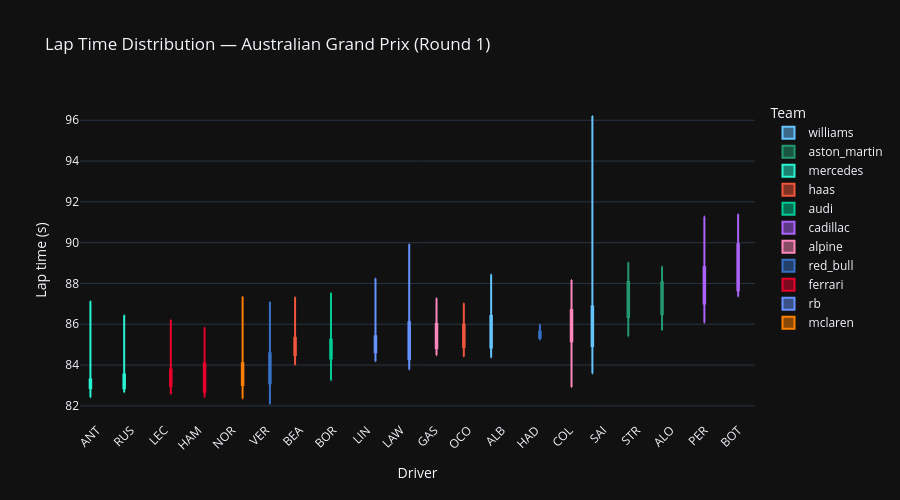
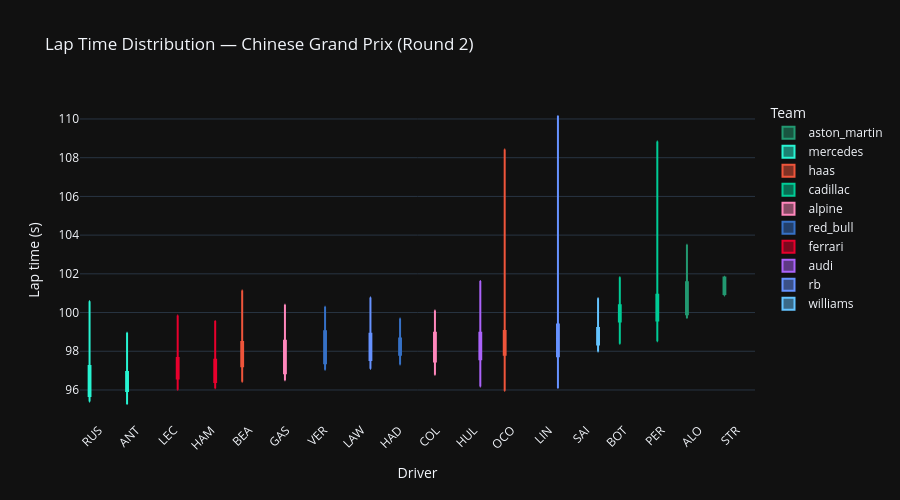

Notebook cell for these charts, in order:
### Markdown cell above
## 4. Consistency

### Code cell
# ── 4.1 Lap time distribution — box plot per driver ───────────────────────────
# Narrow IQR = consistent. Drivers ordered fastest to slowest median.
for rnd in sorted(rounds_loaded):
    race_name = race_results[race_results["round"] == rnd]["race_name"].iloc[0]
    df_rnd = lap_times[lap_times["round"] == rnd].copy()

    order = (
        df_rnd.groupby("abbreviation")["lap_time_seconds"]
        .median()
        .sort_values()
        .index.tolist()
    )

    fig = px.box(
        df_rnd,
        x="abbreviation",
        y="lap_time_seconds",
        color="team_id",
        color_discrete_map=TEAM_COLORS,
        category_orders={"abbreviation": order},
        title=f"Lap Time Distribution — {race_name} (Round {rnd})",
        labels={
            "abbreviation": "Driver",
            "lap_time_seconds": "Lap time (s)",
            "team_id": "Team",
        },
        template=PLOTLY_TEMPLATE,
        points=False,
    )
    fig.update_layout(height=500, xaxis_tickangle=-45)
    fig.show()

### Figure 1 — Plotly figure (JSON) as saved in the notebook; plotly's stock layout.template omitted (floating-point values rounded to 4 significant figures)
{"data": [{"alignmentgroup": "True", "boxpoints": false, "hovertemplate": "Team=williams<br>Driver=%{x}<br>Lap time (s)=%{y}<extra></extra>", "legendgroup": "williams", "marker": {"color": "#64C4FF"}, "name": "williams", "notched": false, "offsetgroup": "williams", "orientation": "v", "showlegend": true, "type": "box", "x": ["ALB", "ALB", "ALB", "ALB", "ALB", "ALB", "ALB", "ALB", "ALB", "ALB", "ALB", "ALB", "ALB", "ALB", "ALB", "ALB", "ALB", "ALB", "ALB", "ALB", "ALB", "ALB", "ALB", "ALB", "ALB", "ALB", "ALB", "ALB", "ALB", "ALB", "ALB", "ALB", "ALB", "ALB", "ALB", "ALB", "ALB", "ALB", "ALB", "ALB", "ALB", "ALB", "ALB", "ALB", "ALB", "ALB", "ALB", "ALB", "ALB", "SAI", "SAI", "SAI", "SAI", "SAI", "SAI", "SAI", "SAI", "SAI", "SAI", "SAI", "SAI", "SAI", "SAI", "SAI", "SAI", "SAI", "SAI", "SAI", "SAI", "SAI", "SAI", "SAI", "SAI", "SAI", "SAI", "SAI", "SAI", "SAI", "SAI", "SAI", "SAI", "SAI", "SAI", "SAI", "SAI", "SAI", "SAI", "SAI", "SAI", "SAI", "SAI", "SAI", "SAI", "SAI", "SAI"], "x0": " ", "xaxis": "x", "y": [87.78, 87.51, 87.91, 87.18, 86.44, 85.69, 85.56, 85.73, 86.03, 85.38, 85.03, 88.43, 85.66, 85.04, 85.06, 85.3, 85.26, 85.33, 85.57, 85.78, 85.73, 86.64, 86.61, 86.47, 86.52, 86.46, 84.45, 84.38, 85.05, 86.34, 84.86, 86.67, 84.88, 84.86, 84.96, 84.84, 84.7, 84.78, 84.81, 84.77, 84.78, 84.86, 84.75, 84.76, 85.02, 84.86, 85.0, 86.39, 86.27, 87.98, 88.09, 87.22, 87.51, 86.87, 85.7, 85.43, 85.83, 86.2, 84.93, 84.82, 84.94, 85.15, 85.39, 85.41, 85.37, 85.6, 85.7, 86.12, 86.14, 86.12, 86.8, 88.05, 87.09, 86.64, 87.39, 84.88, 84.8, 85.21, 87.2, 87.27, 86.22, 86.72, 85.36, 85.29, 85.53, 96.21, 84.98, 83.92, 83.6, 83.87, 83.59, 87.96, 84.27, 83.81, 84.82], "y0": " ", "yaxis": "y"}, {"alignmentgroup": "True", "boxpoints": false, "hovertemplate": "Team=aston_martin<br>Driver=%{x}<br>Lap time (s)=%{y}<extra></extra>", "legendgroup": "aston_martin", "marker": {"color": "#229971"}, "name": "aston_martin", "notched": false, "offsetgroup": "aston_martin", "orientation": "v", "showlegend": true, "type": "box", "x": ["ALO", "ALO", "ALO", "ALO", "ALO", "ALO", "ALO", "ALO", "ALO", "ALO", "ALO", "ALO", "ALO", "ALO", "ALO", "ALO", "STR", "STR", "STR", "STR", "STR", "STR", "STR", "STR", "STR", "STR", "STR", "STR", "STR", "STR", "STR", "STR", "STR", "STR", "STR", "STR", "STR", "STR", "STR", "STR", "STR", "STR", "STR", "STR", "STR"], "x0": " ", "xaxis": "x", "y": [87.6, 88.03, 87.42, 88.83, 88.76, 87.88, 86.79, 87.04, 87.47, 85.71, 86.13, 86.38, 85.91, 88.14, 86.64, 88.08, 88.77, 88.58, 88.08, 88.19, 88.2, 87.99, 87.64, 88.07, 87.61, 87.01, 86.87, 87.37, 88.1, 87.92, 87.48, 87.51, 87.12, 89.03, 86.07, 86.06, 87.42, 86.39, 86.53, 85.41, 86.32, 86.37, 85.44, 85.71, 85.92], "y0": " ", "yaxis": "y"}, {"alignmentgroup": "True", "boxpoints": false, "hovertemplate": "Team=mercedes<br>Driver=%{x}<br>Lap time (s)=%{y}<extra></extra>", "legendgroup": "mercedes", "marker": {"color": "#27F4D2"}, "name": "mercedes", "notched": false, "offsetgroup": "mercedes", "orientation": "v", "showlegend": true, "type": "box", "x": ["ANT", "ANT", "ANT", "ANT", "ANT", "ANT", "ANT", "ANT", "ANT", "ANT", "ANT", "ANT", "ANT", "ANT", "ANT", "ANT", "ANT", "ANT", "ANT", "ANT", "ANT", "ANT", "ANT", "ANT", "ANT", "ANT", "ANT", "ANT", "ANT", "ANT", "ANT", "ANT", "ANT", "ANT", "ANT", "ANT", "ANT", "ANT", "ANT", "ANT", "ANT", "ANT", "ANT", "ANT", "ANT", "ANT", "ANT", "ANT", "ANT", "RUS", "RUS", "RUS", "RUS", "RUS", "RUS", "RUS", "RUS", "RUS", "RUS", "RUS", "RUS", "RUS", "RUS", "RUS", "RUS", "RUS", "RUS", "RUS", "RUS", "RUS", "RUS", "RUS", "RUS", "RUS", "RUS", "RUS", "RUS", "RUS", "RUS", "RUS", "RUS", "RUS", "RUS", "RUS", "RUS", "RUS", "RUS", "RUS", "RUS", "RUS", "RUS", "RUS", "RUS", "RUS", "RUS", "RUS", "RUS", "RUS", "RUS"], "x0": " ", "xaxis": "x", "y": [87.13, 85.46, 85.41, 84.5, 84.02, 83.83, 83.68, 83.91, 84.04, 83.29, 83.62, 83.26, 82.78, 82.86, 82.58, 83.22, 84.55, 83.14, 83.1, 83.03, 82.97, 82.89, 82.88, 83.24, 83.02, 83.29, 82.86, 82.97, 82.99, 82.92, 82.67, 82.93, 82.94, 83.02, 83.08, 83.12, 83.04, 83.07, 82.99, 83.25, 82.9, 82.62, 82.56, 82.61, 82.84, 82.93, 82.6, 82.42, 82.65, 85.01, 86.44, 84.79, 84.02, 84.64, 84.1, 85.19, 85.98, 84.11, 83.97, 82.83, 82.92, 82.77, 82.67, 82.89, 82.83, 83.47, 82.88, 83.09, 83.19, 83.39, 83.49, 83.27, 83.15, 83.54, 83.84, 83.02, 82.73, 82.84, 82.86, 82.74, 82.92, 83.07, 83.05, 82.89, 82.86, 83.48, 83.75, 83.03, 83.03, 82.84, 83.09, 82.76, 83.11, 83.07, 83.1, 82.67, 82.76, 83.19, 83.35], "y0": " ", "yaxis": "y"}, {"alignmentgroup": "True", "boxpoints": false, "hovertemplate": "Team=haas<br>Driver=%{x}<br>Lap time (s)=%{y}<extra></extra>", "legendgroup": "haas", "marker": {"color": "#EF553B"}, "name": "haas", "notched": false, "offsetgroup": "haas", "orientation": "v", "showlegend": true, "type": "box", "x": ["BEA", "BEA", "BEA", "BEA", "BEA", "BEA", "BEA", "BEA", "BEA", "BEA", "BEA", "BEA", "BEA", "BEA", "BEA", "BEA", "BEA", "BEA", "BEA", "BEA", "BEA", "BEA", "BEA", "BEA", "BEA", "BEA", "BEA", "BEA", "BEA", "BEA", "BEA", "BEA", "BEA", "BEA", "BEA", "BEA", "BEA", "BEA", "BEA", "BEA", "BEA", "BEA", "BEA", "BEA", "BEA", "BEA", "BEA", "BEA", "BEA", "OCO", "OCO", "OCO", "OCO", "OCO", "OCO", "OCO", "OCO", "OCO", "OCO", "OCO", "OCO", "OCO", "OCO", "OCO", "OCO", "OCO", "OCO", "OCO", "OCO", "OCO", "OCO", "OCO", "OCO", "OCO", "OCO", "OCO", "OCO", "OCO", "OCO", "OCO", "OCO", "OCO", "OCO", "OCO", "OCO", "OCO", "OCO", "OCO", "OCO", "OCO", "OCO", "OCO", "OCO", "OCO", "OCO", "OCO", "OCO", "OCO"], "x0": " ", "xaxis": "x", "y": [87.32, 86.38, 85.92, 86.0, 85.97, 85.19, 86.05, 85.4, 85.67, 85.63, 84.56, 84.56, 84.81, 85.19, 84.2, 84.02, 84.97, 84.69, 84.06, 84.16, 84.28, 84.22, 85.31, 84.51, 84.63, 85.01, 84.91, 84.6, 84.5, 85.09, 84.76, 86.99, 85.05, 84.5, 84.55, 84.61, 84.13, 84.55, 84.76, 84.4, 84.28, 84.47, 84.23, 84.26, 84.61, 84.61, 84.5, 86.44, 86.65, 87.03, 86.57, 86.19, 86.81, 85.57, 85.09, 85.03, 85.55, 85.63, 85.3, 85.36, 85.43, 85.72, 86.71, 86.57, 84.82, 84.65, 85.25, 84.42, 84.7, 84.8, 84.74, 84.77, 84.97, 85.31, 85.05, 85.2, 85.02, 85.46, 86.97, 85.91, 85.43, 85.16, 85.25, 85.11, 86.6, 85.23, 86.22, 86.33, 85.02, 85.11, 86.81, 86.3, 84.58, 84.62, 84.91, 84.58, 84.53, 84.57], "y0": " ", "yaxis": "y"}, {"alignmentgroup": "True", "boxpoints": false, "hovertemplate": "Team=audi<br>Driver=%{x}<br>Lap time (s)=%{y}<extra></extra>", "legendgroup": "audi", "marker": {"color": "#00cc96"}, "name": "audi", "notched": false, "offsetgroup": "audi", "orientation": "v", "showlegend": true, "type": "box", "x": ["BOR", "BOR", "BOR", "BOR", "BOR", "BOR", "BOR", "BOR", "BOR", "BOR", "BOR", "BOR", "BOR", "BOR", "BOR", "BOR", "BOR", "BOR", "BOR", "BOR", "BOR", "BOR", "BOR", "BOR", "BOR", "BOR", "BOR", "BOR", "BOR", "BOR", "BOR", "BOR", "BOR", "BOR", "BOR", "BOR", "BOR", "BOR", "BOR", "BOR", "BOR", "BOR", "BOR", "BOR", "BOR", "BOR", "BOR", "BOR", "BOR"], "x0": " ", "xaxis": "x", "y": [87.54, 86.32, 86.03, 86.33, 87.46, 85.78, 85.47, 85.22, 85.56, 85.96, 84.82, 84.98, 85.06, 85.2, 85.04, 84.43, 84.33, 84.33, 84.37, 84.53, 84.53, 84.44, 84.69, 84.36, 84.15, 83.98, 83.95, 83.66, 83.73, 85.12, 84.83, 84.7, 84.47, 83.8, 83.64, 83.74, 83.26, 83.35, 83.98, 85.01, 84.89, 84.32, 85.64, 84.36, 86.06, 84.55, 85.27, 84.52, 84.82], "y0": " ", "yaxis": "y"}, {"alignmentgroup": "True", "boxpoints": false, "hovertemplate": "Team=cadillac<br>Driver=%{x}<br>Lap time (s)=%{y}<extra></extra>", "legendgroup": "cadillac", "marker": {"color": "#ab63fa"}, "name": "cadillac", "notched": false, "offsetgroup": "cadillac", "orientation": "v", "showlegend": true, "type": "box", "x": ["BOT", "BOT", "BOT", "BOT", "BOT", "BOT", "BOT", "BOT", "BOT", "BOT", "BOT", "PER", "PER", "PER", "PER", "PER", "PER", "PER", "PER", "PER", "PER", "PER", "PER", "PER", "PER", "PER", "PER", "PER", "PER", "PER", "PER", "PER", "PER", "PER", "PER", "PER", "PER", "PER", "PER", "PER", "PER", "PER", "PER", "PER", "PER", "PER", "PER", "PER", "PER", "PER", "PER", "PER", "PER", "PER", "PER", "PER"], "x0": " ", "xaxis": "x", "y": [90.15, 89.22, 88.06, 87.74, 87.8, 87.46, 87.36, 87.68, 87.66, 91.39, 91.33, 88.76, 88.09, 87.22, 88.03, 87.59, 87.62, 87.18, 87.05, 87.59, 87.08, 88.14, 91.28, 88.61, 86.49, 87.26, 89.08, 87.46, 89.28, 87.09, 88.59, 88.35, 89.25, 86.93, 87.42, 90.51, 87.15, 89.23, 88.89, 87.08, 86.93, 87.1, 89.2, 89.22, 87.96, 86.31, 88.09, 86.07, 86.15, 86.21, 86.08, 86.2, 86.41, 86.13, 89.96, 88.96], "y0": " ", "yaxis": "y"}, {"alignmentgroup": "True", "boxpoints": false, "hovertemplate": "Team=alpine<br>Driver=%{x}<br>Lap time (s)=%{y}<extra></extra>", "legendgroup": "alpine", "marker": {"color": "#FF87BC"}, "name": "alpine", "notched": false, "offsetgroup": "alpine", "orientation": "v", "showlegend": true, "type": "box", "x": ["COL", "COL", "COL", "COL", "COL", "COL", "COL", "COL", "COL", "COL", "COL", "COL", "COL", "COL", "COL", "COL", "COL", "COL", "COL", "COL", "COL", "COL", "COL", "COL", "COL", "COL", "COL", "COL", "COL", "COL", "COL", "COL", "COL", "COL", "COL", "COL", "COL", "COL", "COL", "COL", "COL", "COL", "COL", "COL", "COL", "GAS", "GAS", "GAS", "GAS", "GAS", "GAS", "GAS", "GAS", "GAS", "GAS", "GAS", "GAS", "GAS", "GAS", "GAS", "GAS", "GAS", "GAS", "GAS", "GAS", "GAS", "GAS", "GAS", "GAS", "GAS", "GAS", "GAS", "GAS", "GAS", "GAS", "GAS", "GAS", "GAS", "GAS", "GAS", "GAS", "GAS", "GAS", "GAS", "GAS", "GAS", "GAS", "GAS", "GAS", "GAS", "GAS", "GAS", "GAS", "GAS"], "x0": " ", "xaxis": "x", "y": [88.17, 86.94, 86.81, 87.51, 87.51, 86.07, 85.82, 86.66, 85.6, 85.91, 85.71, 85.33, 84.93, 85.01, 85.14, 85.45, 85.22, 85.17, 85.63, 86.17, 86.48, 85.57, 87.26, 85.71, 86.07, 85.63, 87.43, 87.05, 87.01, 86.96, 86.67, 86.47, 85.28, 85.38, 85.24, 84.94, 82.93, 83.26, 83.72, 85.63, 85.15, 87.12, 83.99, 83.91, 83.62, 87.28, 86.37, 85.89, 87.04, 85.99, 85.08, 84.96, 85.44, 86.67, 85.75, 84.82, 84.69, 85.2, 86.58, 85.68, 84.59, 84.5, 84.85, 84.54, 84.77, 84.66, 84.8, 85.1, 85.24, 85.27, 85.2, 85.03, 85.18, 86.33, 86.09, 85.27, 86.13, 85.32, 84.88, 84.98, 85.03, 87.17, 85.35, 86.5, 84.98, 85.28, 84.93, 86.46, 86.53, 84.79, 84.52, 84.59, 84.49, 84.84], "y0": " ", "yaxis": "y"}, {"alignmentgroup": "True", "boxpoints": false, "hovertemplate": "Team=red_bull<br>Driver=%{x}<br>Lap time (s)=%{y}<extra></extra>", "legendgroup": "red_bull", "marker": {"color": "#3671C6"}, "name": "red_bull", "notched": false, "offsetgroup": "red_bull", "orientation": "v", "showlegend": true, "type": "box", "x": ["HAD", "HAD", "HAD", "HAD", "HAD", "HAD", "HAD", "HAD", "HAD", "VER", "VER", "VER", "VER", "VER", "VER", "VER", "VER", "VER", "VER", "VER", "VER", "VER", "VER", "VER", "VER", "VER", "VER", "VER", "VER", "VER", "VER", "VER", "VER", "VER", "VER", "VER", "VER", "VER", "VER", "VER", "VER", "VER", "VER", "VER", "VER", "VER", "VER", "VER", "VER", "VER", "VER", "VER", "VER", "VER", "VER", "VER", "VER"], "x0": " ", "xaxis": "x", "y": [85.99, 85.56, 85.34, 85.36, 85.88, 85.44, 85.31, 85.24, 85.36, 86.83, 87.1, 86.57, 84.88, 84.97, 85.38, 84.71, 85.07, 85.13, 84.1, 84.61, 84.76, 83.57, 83.54, 83.46, 83.52, 83.47, 83.55, 83.36, 83.74, 83.46, 83.44, 83.39, 83.51, 83.59, 83.93, 84.56, 83.97, 83.67, 83.91, 83.72, 84.59, 82.09, 82.52, 82.45, 82.81, 82.49, 82.91, 82.94, 82.74, 82.69, 82.68, 83.11, 83.09, 83.21, 83.11, 83.47, 83.53], "y0": " ", "yaxis": "y"}, {"alignmentgroup": "True", "boxpoints": false, "hovertemplate": "Team=ferrari<br>Driver=%{x}<br>Lap time (s)=%{y}<extra></extra>", "legendgroup": "ferrari", "marker": {"color": "#E8002D"}, "name": "ferrari", "notched": false, "offsetgroup": "ferrari", "orientation": "v", "showlegend": true, "type": "box", "x": ["HAM", "HAM", "HAM", "HAM", "HAM", "HAM", "HAM", "HAM", "HAM", "HAM", "HAM", "HAM", "HAM", "HAM", "HAM", "HAM", "HAM", "HAM", "HAM", "HAM", "HAM", "HAM", "HAM", "HAM", "HAM", "HAM", "HAM", "HAM", "HAM", "HAM", "HAM", "HAM", "HAM", "HAM", "HAM", "HAM", "HAM", "HAM", "HAM", "HAM", "HAM", "HAM", "HAM", "HAM", "HAM", "HAM", "HAM", "HAM", "LEC", "LEC", "LEC", "LEC", "LEC", "LEC", "LEC", "LEC", "LEC", "LEC", "LEC", "LEC", "LEC", "LEC", "LEC", "LEC", "LEC", "LEC", "LEC", "LEC", "LEC", "LEC", "LEC", "LEC", "LEC", "LEC", "LEC", "LEC", "LEC", "LEC", "LEC", "LEC", "LEC", "LEC", "LEC", "LEC", "LEC", "LEC", "LEC", "LEC", "LEC", "LEC", "LEC", "LEC", "LEC", "LEC", "LEC", "LEC"], "x0": " ", "xaxis": "x", "y": [84.63, 84.87, 85.07, 84.5, 84.7, 84.36, 84.41, 85.84, 84.25, 84.07, 83.7, 83.41, 84.05, 83.62, 83.51, 83.38, 84.33, 83.66, 84.08, 83.76, 83.47, 83.13, 83.19, 83.78, 83.32, 83.34, 83.09, 82.69, 82.54, 82.55, 82.65, 82.64, 82.56, 82.84, 82.53, 82.94, 82.68, 82.76, 82.83, 83.31, 82.68, 83.01, 83.17, 82.55, 82.42, 82.5, 82.72, 82.64, 86.21, 85.45, 84.55, 83.98, 84.82, 84.03, 85.56, 85.6, 83.98, 83.8, 83.77, 83.51, 84.36, 83.32, 83.42, 83.48, 83.66, 83.11, 83.09, 82.99, 83.03, 82.93, 82.95, 83.17, 83.54, 84.38, 83.24, 82.58, 82.73, 82.93, 83.0, 82.85, 82.75, 83.09, 83.16, 82.89, 82.95, 82.9, 83.36, 83.2, 82.99, 83.05, 83.01, 83.05, 82.83, 82.97, 83.1, 83.32], "y0": " ", "yaxis": "y"}, {"alignmentgroup": "True", "boxpoints": false, "hovertemplate": "Team=rb<br>Driver=%{x}<br>Lap time (s)=%{y}<extra></extra>", "legendgroup": "rb", "marker": {"color": "#6692FF"}, "name": "rb", "notched": false, "offsetgroup": "rb", "orientation": "v", "showlegend": true, "type": "box", "x": ["LAW", "LAW", "LAW", "LAW", "LAW", "LAW", "LAW", "LAW", "LAW", "LAW", "LAW", "LAW", "LAW", "LAW", "LAW", "LAW", "LAW", "LAW", "LAW", "LAW", "LAW", "LAW", "LAW", "LAW", "LAW", "LAW", "LAW", "LAW", "LAW", "LAW", "LAW", "LAW", "LAW", "LAW", "LAW", "LAW", "LAW", "LAW", "LAW", "LAW", "LAW", "LAW", "LAW", "LAW", "LAW", "LAW", "LAW", "LAW", "LAW", "LIN", "LIN", "LIN", "LIN", "LIN", "LIN", "LIN", "LIN", "LIN", "LIN", "LIN", "LIN", "LIN", "LIN", "LIN", "LIN", "LIN", "LIN", "LIN", "LIN", "LIN", "LIN", "LIN", "LIN", "LIN", "LIN", "LIN", "LIN", "LIN", "LIN", "LIN", "LIN", "LIN", "LIN", "LIN", "LIN", "LIN", "LIN", "LIN", "LIN", "LIN", "LIN", "LIN", "LIN", "LIN", "LIN", "LIN", "LIN"], "x0": " ", "xaxis": "x", "y": [88.54, 86.87, 86.66, 87.14, 87.96, 86.64, 85.89, 86.03, 85.75, 85.23, 86.79, 89.92, 85.84, 85.07, 84.91, 85.04, 85.07, 86.53, 85.25, 84.97, 85.17, 85.38, 85.25, 85.65, 85.79, 85.87, 84.21, 86.73, 85.74, 84.42, 84.12, 84.08, 83.92, 84.05, 84.23, 84.07, 84.31, 84.02, 83.78, 84.22, 83.93, 83.91, 84.46, 84.67, 85.16, 84.53, 85.12, 86.89, 86.32, 87.22, 85.5, 86.07, 86.23, 85.39, 85.19, 85.26, 85.34, 85.56, 84.88, 85.9, 85.1, 85.42, 84.18, 84.29, 84.91, 84.55, 84.26, 84.2, 84.36, 84.47, 84.92, 84.28, 84.88, 84.67, 84.54, 84.7, 84.52, 84.8, 85.95, 88.24, 85.41, 85.41, 84.86, 84.75, 84.64, 84.69, 84.77, 84.86, 84.77, 84.72, 84.37, 85.21, 86.15, 88.17, 84.61, 84.69, 84.69], "y0": " ", "yaxis": "y"}, {"alignmentgroup": "True", "boxpoints": false, "hovertemplate": "Team=mclaren<br>Driver=%{x}<br>Lap time (s)=%{y}<extra></extra>", "legendgroup": "mclaren", "marker": {"color": "#FF8000"}, "name": "mclaren", "notched": false, "offsetgroup": "mclaren", "orientation": "v", "showlegend": true, "type": "box", "x": ["NOR", "NOR", "NOR", "NOR", "NOR", "NOR", "NOR", "NOR", "NOR", "NOR", "NOR", "NOR", "NOR", "NOR", "NOR", "NOR", "NOR", "NOR", "NOR", "NOR", "NOR", "NOR", "NOR", "NOR", "NOR", "NOR", "NOR", "NOR", "NOR", "NOR", "NOR", "NOR", "NOR", "NOR", "NOR", "NOR", "NOR", "NOR", "NOR", "NOR", "NOR", "NOR", "NOR", "NOR", "NOR", "NOR", "NOR", "NOR", "NOR"], "x0": " ", "xaxis": "x", "y": [87.34, 86.86, 85.86, 85.57, 85.04, 84.98, 85.3, 85.64, 85.3, 84.23, 83.78, 83.91, 84.05, 83.97, 83.69, 83.53, 83.39, 83.5, 83.4, 83.9, 84.04, 84.08, 83.96, 84.09, 84.08, 84.79, 83.32, 83.45, 83.42, 84.0, 83.4, 83.76, 83.35, 83.29, 83.19, 82.89, 82.91, 82.78, 82.95, 82.8, 82.76, 82.6, 82.78, 82.36, 82.8, 82.87, 82.84, 83.42, 83.05], "y0": " ", "yaxis": "y"}], "layout": {"boxmode": "group", "height": 500, "legend": {"title": {"text": "Team"}, "tracegroupgap": 0}, "title": {"text": "Lap Time Distribution — Australian Grand Prix (Round 1)"}, "xaxis": {"anchor": "y", "categoryarray": ["ANT", "RUS", "LEC", "HAM", "NOR", "VER", "BEA", "BOR", "LIN", "LAW", "GAS", "OCO", "ALB", "HAD", "COL", "SAI", "STR", "ALO", "PER", "BOT"], "categoryorder": "array", "domain": [0, 1], "tickangle": -45, "title": {"text": "Driver"}}, "yaxis": {"anchor": "x", "domain": [0, 1], "title": {"text": "Lap time (s)"}}}}

### Figure 2 — Plotly figure (JSON) as saved in the notebook; plotly's stock layout.template omitted (floating-point values rounded to 4 significant figures)
{"data": [{"alignmentgroup": "True", "boxpoints": false, "hovertemplate": "Team=aston_martin<br>Driver=%{x}<br>Lap time (s)=%{y}<extra></extra>", "legendgroup": "aston_martin", "marker": {"color": "#229971"}, "name": "aston_martin", "notched": false, "offsetgroup": "aston_martin", "orientation": "v", "showlegend": true, "type": "box", "x": ["ALO", "ALO", "ALO", "ALO", "ALO", "ALO", "ALO", "ALO", "ALO", "ALO", "ALO", "ALO", "ALO", "ALO", "ALO", "ALO", "ALO", "ALO", "ALO", "ALO", "ALO", "ALO", "ALO", "ALO", "ALO", "STR", "STR", "STR", "STR", "STR", "STR", "STR", "STR"], "x0": " ", "xaxis": "x", "y": [102.3, 101.6, 100.5, 101.6, 101.8, 101.7, 101.1, 101.6, 103.5, 101.2, 100.3, 100.4, 101.2, 100.4, 100.3, 99.81, 99.94, 99.8, 99.77, 99.72, 99.75, 100.2, 99.75, 99.94, 100.3, 101.8, 101.8, 101.9, 101.0, 101.0, 101.0, 101.2, 100.9], "y0": " ", "yaxis": "y"}, {"alignmentgroup": "True", "boxpoints": false, "hovertemplate": "Team=mercedes<br>Driver=%{x}<br>Lap time (s)=%{y}<extra></extra>", "legendgroup": "mercedes", "marker": {"color": "#27F4D2"}, "name": "mercedes", "notched": false, "offsetgroup": "mercedes", "orientation": "v", "showlegend": true, "type": "box", "x": ["ANT", "ANT", "ANT", "ANT", "ANT", "ANT", "ANT", "ANT", "ANT", "ANT", "ANT", "ANT", "ANT", "ANT", "ANT", "ANT", "ANT", "ANT", "ANT", "ANT", "ANT", "ANT", "ANT", "ANT", "ANT", "ANT", "ANT", "ANT", "ANT", "ANT", "ANT", "ANT", "ANT", "ANT", "ANT", "ANT", "ANT", "ANT", "ANT", "ANT", "ANT", "ANT", "ANT", "ANT", "ANT", "ANT", "ANT", "ANT", "ANT", "ANT", "ANT", "RUS", "RUS", "RUS", "RUS", "RUS", "RUS", "RUS", "RUS", "RUS", "RUS", "RUS", "RUS", "RUS", "RUS", "RUS", "RUS", "RUS", "RUS", "RUS", "RUS", "RUS", "RUS", "RUS", "RUS", "RUS", "RUS", "RUS", "RUS", "RUS", "RUS", "RUS", "RUS", "RUS", "RUS", "RUS", "RUS", "RUS", "RUS", "RUS", "RUS", "RUS", "RUS", "RUS", "RUS", "RUS", "RUS", "RUS", "RUS", "RUS", "RUS", "RUS"], "x0": " ", "xaxis": "x", "y": [98.31, 98.01, 97.39, 97.53, 97.17, 97.41, 97.32, 97.36, 98.96, 98.22, 96.6, 96.56, 97.06, 96.82, 96.76, 96.93, 96.61, 96.81, 96.51, 96.51, 96.59, 96.59, 96.59, 96.38, 96.17, 96.11, 95.98, 96.44, 96.02, 96.04, 96.01, 96.16, 95.53, 95.49, 96.15, 95.34, 95.93, 95.94, 95.33, 95.53, 95.28, 95.5, 95.71, 95.52, 95.66, 96.01, 95.28, 97.53, 96.18, 96.38, 96.93, 98.08, 98.12, 97.09, 97.46, 97.38, 97.38, 97.27, 97.26, 100.6, 98.91, 97.53, 96.42, 96.31, 96.67, 96.62, 96.66, 96.89, 96.56, 97.44, 98.06, 97.19, 97.77, 96.97, 96.16, 96.44, 96.21, 95.98, 96.11, 95.85, 96.16, 95.91, 95.53, 95.53, 95.5, 95.64, 95.64, 96.66, 95.64, 95.54, 95.68, 96.41, 95.67, 96.09, 95.87, 95.68, 95.53, 95.55, 95.69, 96.46, 95.69, 95.4], "y0": " ", "yaxis": "y"}, {"alignmentgroup": "True", "boxpoints": false, "hovertemplate": "Team=haas<br>Driver=%{x}<br>Lap time (s)=%{y}<extra></extra>", "legendgroup": "haas", "marker": {"color": "#EF553B"}, "name": "haas", "notched": false, "offsetgroup": "haas", "orientation": "v", "showlegend": true, "type": "box", "x": ["BEA", "BEA", "BEA", "BEA", "BEA", "BEA", "BEA", "BEA", "BEA", "BEA", "BEA", "BEA", "BEA", "BEA", "BEA", "BEA", "BEA", "BEA", "BEA", "BEA", "BEA", "BEA", "BEA", "BEA", "BEA", "BEA", "BEA", "BEA", "BEA", "BEA", "BEA", "BEA", "BEA", "BEA", "BEA", "BEA", "BEA", "BEA", "BEA", "BEA", "BEA", "BEA", "BEA", "BEA", "BEA", "BEA", "BEA", "BEA", "BEA", "BEA", "BEA", "OCO", "OCO", "OCO", "OCO", "OCO", "OCO", "OCO", "OCO", "OCO", "OCO", "OCO", "OCO", "OCO", "OCO", "OCO", "OCO", "OCO", "OCO", "OCO", "OCO", "OCO", "OCO", "OCO", "OCO", "OCO", "OCO", "OCO", "OCO", "OCO", "OCO", "OCO", "OCO", "OCO", "OCO", "OCO", "OCO", "OCO", "OCO", "OCO", "OCO", "OCO", "OCO", "OCO", "OCO", "OCO", "OCO"], "x0": " ", "xaxis": "x", "y": [101.1, 99.72, 99.18, 99.5, 98.61, 99.32, 99.44, 99.71, 99.24, 99.29, 98.27, 98.34, 98.2, 99.01, 98.62, 98.53, 97.87, 97.61, 97.86, 97.68, 97.39, 97.41, 97.64, 97.68, 97.28, 97.58, 97.5, 97.27, 97.39, 97.42, 97.48, 97.24, 97.22, 97.04, 97.15, 97.03, 97.71, 97.21, 97.42, 97.23, 97.3, 96.81, 97.24, 97.64, 96.99, 96.83, 96.78, 96.68, 96.79, 96.65, 96.43, 99.74, 99.08, 99.1, 98.85, 98.76, 99.09, 99.02, 99.02, 100.3, 99.04, 99.42, 98.36, 98.67, 99.91, 98.99, 99.82, 98.7, 98.33, 98.85, 98.33, 97.83, 98.12, 98.67, 96.93, 97.1, 108.4, 98.47, 98.04, 98.82, 97.83, 97.69, 98.02, 98.07, 97.9, 98.01, 99.76, 97.85, 99.15, 96.46, 96.75, 96.43, 96.48, 97.67, 96.64, 95.96, 96.28], "y0": " ", "yaxis": "y"}, {"alignmentgroup": "True", "boxpoints": false, "hovertemplate": "Team=cadillac<br>Driver=%{x}<br>Lap time (s)=%{y}<extra></extra>", "legendgroup": "cadillac", "marker": {"color": "#00cc96"}, "name": "cadillac", "notched": false, "offsetgroup": "cadillac", "orientation": "v", "showlegend": true, "type": "box", "x": ["BOT", "BOT", "BOT", "BOT", "BOT", "BOT", "BOT", "BOT", "BOT", "BOT", "BOT", "BOT", "BOT", "BOT", "BOT", "BOT", "BOT", "BOT", "BOT", "BOT", "BOT", "BOT", "BOT", "BOT", "BOT", "BOT", "BOT", "BOT", "BOT", "BOT", "BOT", "BOT", "BOT", "BOT", "BOT", "BOT", "BOT", "BOT", "BOT", "BOT", "BOT", "BOT", "BOT", "BOT", "BOT", "BOT", "BOT", "BOT", "BOT", "BOT", "PER", "PER", "PER", "PER", "PER", "PER", "PER", "PER", "PER", "PER", "PER", "PER", "PER", "PER", "PER", "PER", "PER", "PER", "PER", "PER", "PER", "PER", "PER", "PER", "PER", "PER", "PER", "PER", "PER", "PER", "PER", "PER", "PER", "PER", "PER", "PER", "PER", "PER", "PER", "PER", "PER", "PER", "PER", "PER", "PER", "PER", "PER", "PER", "PER", "PER"], "x0": " ", "xaxis": "x", "y": [101.6, 101.8, 100.9, 101.4, 100.3, 100.9, 101.3, 101.3, 101.3, 100.0, 99.74, 100.2, 100.1, 100.2, 99.98, 100.0, 99.81, 99.97, 99.85, 99.81, 99.74, 100.8, 99.64, 99.57, 99.69, 99.77, 99.54, 101.1, 99.69, 99.54, 100.6, 99.44, 100.0, 99.73, 100.6, 100.1, 99.02, 99.46, 98.91, 100.4, 99.66, 98.93, 99.14, 99.21, 99.33, 99.58, 99.42, 99.35, 99.42, 98.39, 101.1, 101.2, 100.9, 101.0, 100.6, 100.9, 101.1, 101.8, 101.8, 100.0, 99.62, 102.2, 99.32, 99.73, 100.1, 99.68, 99.62, 99.75, 99.74, 100.5, 100.0, 100.3, 99.58, 100.4, 100.0, 99.98, 99.8, 100.1, 100.2, 99.48, 99.55, 99.61, 100.1, 99.62, 99.59, 100.6, 99.13, 101.2, 104.0, 108.8, 101.0, 99.88, 100.2, 99.46, 98.52, 99.01, 99.53, 98.96, 99.08, 98.9], "y0": " ", "yaxis": "y"}, {"alignmentgroup": "True", "boxpoints": false, "hovertemplate": "Team=alpine<br>Driver=%{x}<br>Lap time (s)=%{y}<extra></extra>", "legendgroup": "alpine", "marker": {"color": "#FF87BC"}, "name": "alpine", "notched": false, "offsetgroup": "alpine", "orientation": "v", "showlegend": true, "type": "box", "x": ["COL", "COL", "COL", "COL", "COL", "COL", "COL", "COL", "COL", "COL", "COL", "COL", "COL", "COL", "COL", "COL", "COL", "COL", "COL", "COL", "COL", "COL", "COL", "COL", "COL", "COL", "COL", "COL", "COL", "COL", "COL", "COL", "COL", "COL", "COL", "COL", "COL", "COL", "COL", "COL", "COL", "COL", "COL", "COL", "COL", "COL", "COL", "COL", "GAS", "GAS", "GAS", "GAS", "GAS", "GAS", "GAS", "GAS", "GAS", "GAS", "GAS", "GAS", "GAS", "GAS", "GAS", "GAS", "GAS", "GAS", "GAS", "GAS", "GAS", "GAS", "GAS", "GAS", "GAS", "GAS", "GAS", "GAS", "GAS", "GAS", "GAS", "GAS", "GAS", "GAS", "GAS", "GAS", "GAS", "GAS", "GAS", "GAS", "GAS", "GAS", "GAS", "GAS", "GAS", "GAS", "GAS", "GAS", "GAS", "GAS", "GAS"], "x0": " ", "xaxis": "x", "y": [99.31, 98.92, 98.86, 98.91, 98.73, 98.81, 98.96, 99.04, 99.47, 98.83, 100.1, 98.38, 98.95, 99.57, 98.95, 99.32, 99.18, 98.49, 98.45, 98.38, 98.07, 98.29, 99.3, 98.72, 98.23, 97.8, 97.23, 96.78, 97.02, 96.96, 96.82, 97.22, 96.84, 97.45, 97.53, 97.38, 97.08, 97.43, 97.14, 97.5, 97.6, 99.05, 97.59, 97.78, 98.02, 99.61, 98.69, 98.24, 98.92, 98.92, 98.72, 98.47, 98.3, 98.64, 98.43, 98.61, 100.4, 98.88, 98.64, 98.24, 97.59, 99.33, 99.5, 99.21, 99.34, 98.07, 98.37, 98.57, 97.82, 98.16, 98.22, 97.57, 98.13, 97.63, 97.25, 97.12, 97.19, 97.29, 97.1, 96.75, 96.67, 96.75, 96.86, 97.21, 97.03, 96.88, 96.76, 96.89, 96.75, 97.58, 97.01, 96.75, 97.04, 96.75, 96.64, 96.5, 96.68, 96.64, 96.57], "y0": " ", "yaxis": "y"}, {"alignmentgroup": "True", "boxpoints": false, "hovertemplate": "Team=red_bull<br>Driver=%{x}<br>Lap time (s)=%{y}<extra></extra>", "legendgroup": "red_bull", "marker": {"color": "#3671C6"}, "name": "red_bull", "notched": false, "offsetgroup": "red_bull", "orientation": "v", "showlegend": true, "type": "box", "x": ["HAD", "HAD", "HAD", "HAD", "HAD", "HAD", "HAD", "HAD", "HAD", "HAD", "HAD", "HAD", "HAD", "HAD", "HAD", "HAD", "HAD", "HAD", "HAD", "HAD", "HAD", "HAD", "HAD", "HAD", "HAD", "HAD", "HAD", "HAD", "HAD", "HAD", "HAD", "HAD", "HAD", "HAD", "HAD", "HAD", "HAD", "HAD", "HAD", "HAD", "HAD", "HAD", "HAD", "HAD", "HAD", "HAD", "HAD", "HAD", "HAD", "HAD", "VER", "VER", "VER", "VER", "VER", "VER", "VER", "VER", "VER", "VER", "VER", "VER", "VER", "VER", "VER", "VER", "VER", "VER", "VER", "VER", "VER", "VER", "VER", "VER", "VER", "VER", "VER", "VER", "VER", "VER", "VER", "VER", "VER", "VER", "VER", "VER", "VER", "VER"], "x0": " ", "xaxis": "x", "y": [98.81, 99.09, 98.82, 98.26, 98.46, 98.66, 98.66, 99.33, 99.16, 99.69, 98.95, 98.82, 98.76, 99.27, 99.13, 98.39, 98.44, 98.88, 98.62, 98.37, 98.29, 98.36, 98.08, 97.92, 97.87, 98.09, 97.82, 98.04, 97.94, 97.75, 97.84, 97.58, 97.65, 97.94, 97.92, 97.35, 97.65, 97.36, 97.62, 97.31, 98.2, 98.01, 97.83, 97.69, 98.0, 97.81, 97.94, 97.92, 97.8, 97.54, 100.3, 99.08, 99.12, 99.58, 99.21, 99.57, 99.47, 99.57, 99.07, 98.95, 98.27, 97.35, 99.03, 98.53, 98.77, 98.15, 98.04, 97.88, 97.87, 97.38, 97.64, 97.37, 97.67, 97.59, 97.52, 97.76, 97.38, 97.41, 97.49, 97.23, 97.15, 97.06, 97.05, 97.25, 97.41, 97.38, 97.12, 97.09], "y0": " ", "yaxis": "y"}, {"alignmentgroup": "True", "boxpoints": false, "hovertemplate": "Team=ferrari<br>Driver=%{x}<br>Lap time (s)=%{y}<extra></extra>", "legendgroup": "ferrari", "marker": {"color": "#E8002D"}, "name": "ferrari", "notched": false, "offsetgroup": "ferrari", "orientation": "v", "showlegend": true, "type": "box", "x": ["HAM", "HAM", "HAM", "HAM", "HAM", "HAM", "HAM", "HAM", "HAM", "HAM", "HAM", "HAM", "HAM", "HAM", "HAM", "HAM", "HAM", "HAM", "HAM", "HAM", "HAM", "HAM", "HAM", "HAM", "HAM", "HAM", "HAM", "HAM", "HAM", "HAM", "HAM", "HAM", "HAM", "HAM", "HAM", "HAM", "HAM", "HAM", "HAM", "HAM", "HAM", "HAM", "HAM", "HAM", "HAM", "HAM", "HAM", "HAM", "HAM", "HAM", "HAM", "LEC", "LEC", "LEC", "LEC", "LEC", "LEC", "LEC", "LEC", "LEC", "LEC", "LEC", "LEC", "LEC", "LEC", "LEC", "LEC", "LEC", "LEC", "LEC", "LEC", "LEC", "LEC", "LEC", "LEC", "LEC", "LEC", "LEC", "LEC", "LEC", "LEC", "LEC", "LEC", "LEC", "LEC", "LEC", "LEC", "LEC", "LEC", "LEC", "LEC", "LEC", "LEC", "LEC", "LEC", "LEC", "LEC", "LEC", "LEC", "LEC", "LEC", "LEC"], "x0": " ", "xaxis": "x", "y": [99.56, 98.59, 98.23, 97.64, 97.96, 98.22, 97.93, 98.37, 98.97, 97.07, 96.93, 96.7, 97.12, 97.1, 96.92, 96.97, 97.01, 97.05, 98.22, 97.89, 96.74, 99.23, 97.22, 96.77, 96.69, 96.5, 96.63, 96.5, 96.75, 97.34, 97.0, 96.65, 96.88, 98.09, 96.95, 96.47, 96.52, 96.22, 96.24, 96.4, 96.31, 96.2, 96.15, 96.39, 96.24, 96.13, 96.3, 96.2, 96.44, 96.09, 96.1, 98.56, 99.15, 97.83, 97.86, 98.14, 97.99, 97.79, 98.13, 99.85, 97.2, 97.31, 96.88, 96.6, 96.86, 96.83, 96.7, 96.64, 96.81, 97.28, 97.68, 97.57, 97.87, 97.08, 97.11, 96.8, 96.41, 96.62, 96.55, 96.73, 98.51, 97.25, 96.77, 96.76, 96.99, 98.26, 96.84, 96.8, 96.58, 96.65, 97.22, 96.27, 96.2, 96.23, 96.33, 96.39, 96.74, 96.32, 96.32, 96.21, 96.13, 96.01], "y0": " ", "yaxis": "y"}, {"alignmentgroup": "True", "boxpoints": false, "hovertemplate": "Team=audi<br>Driver=%{x}<br>Lap time (s)=%{y}<extra></extra>", "legendgroup": "audi", "marker": {"color": "#ab63fa"}, "name": "audi", "notched": false, "offsetgroup": "audi", "orientation": "v", "showlegend": true, "type": "box", "x": ["HUL", "HUL", "HUL", "HUL", "HUL", "HUL", "HUL", "HUL", "HUL", "HUL", "HUL", "HUL", "HUL", "HUL", "HUL", "HUL", "HUL", "HUL", "HUL", "HUL", "HUL", "HUL", "HUL", "HUL", "HUL", "HUL", "HUL", "HUL", "HUL", "HUL", "HUL", "HUL", "HUL", "HUL", "HUL", "HUL", "HUL", "HUL", "HUL", "HUL", "HUL", "HUL", "HUL", "HUL", "HUL", "HUL", "HUL", "HUL"], "x0": " ", "xaxis": "x", "y": [101.6, 99.91, 99.52, 99.26, 98.78, 99.39, 99.03, 99.16, 100.9, 99.2, 99.57, 99.23, 98.87, 98.38, 98.82, 98.39, 98.44, 99.5, 98.71, 98.59, 98.3, 97.96, 98.15, 98.68, 97.86, 97.76, 98.3, 98.66, 98.43, 96.62, 96.18, 97.12, 96.87, 96.62, 98.67, 96.76, 96.87, 96.9, 96.98, 98.76, 96.78, 98.06, 97.7, 97.5, 97.61, 97.97, 97.61, 97.57], "y0": " ", "yaxis": "y"}, {"alignmentgroup": "True", "boxpoints": false, "hovertemplate": "Team=rb<br>Driver=%{x}<br>Lap time (s)=%{y}<extra></extra>", "legendgroup": "rb", "marker": {"color": "#6692FF"}, "name": "rb", "notched": false, "offsetgroup": "rb", "orientation": "v", "showlegend": true, "type": "box", "x": ["LAW", "LAW", "LAW", "LAW", "LAW", "LAW", "LAW", "LAW", "LAW", "LAW", "LAW", "LAW", "LAW", "LAW", "LAW", "LAW", "LAW", "LAW", "LAW", "LAW", "LAW", "LAW", "LAW", "LAW", "LAW", "LAW", "LAW", "LAW", "LAW", "LAW", "LAW", "LAW", "LAW", "LAW", "LAW", "LAW", "LAW", "LAW", "LAW", "LAW", "LAW", "LAW", "LAW", "LAW", "LAW", "LAW", "LAW", "LAW", "LAW", "LAW", "LIN", "LIN", "LIN", "LIN", "LIN", "LIN", "LIN", "LIN", "LIN", "LIN", "LIN", "LIN", "LIN", "LIN", "LIN", "LIN", "LIN", "LIN", "LIN", "LIN", "LIN", "LIN", "LIN", "LIN", "LIN", "LIN", "LIN", "LIN", "LIN", "LIN", "LIN", "LIN", "LIN", "LIN", "LIN", "LIN", "LIN", "LIN", "LIN", "LIN", "LIN", "LIN", "LIN", "LIN", "LIN", "LIN", "LIN", "LIN"], "x0": " ", "xaxis": "x", "y": [99.8, 98.95, 99.11, 100.1, 99.51, 99.71, 99.88, 100.8, 99.02, 99.44, 98.91, 98.71, 98.99, 99.19, 98.49, 98.8, 98.55, 98.55, 98.6, 98.44, 98.36, 98.39, 98.31, 97.89, 98.08, 97.96, 97.9, 98.22, 98.01, 97.98, 97.97, 97.57, 97.76, 97.81, 97.62, 97.56, 97.56, 97.35, 97.55, 97.37, 97.3, 97.44, 97.46, 97.2, 97.39, 97.32, 97.35, 97.2, 97.17, 97.1, 101.0, 99.31, 99.3, 99.39, 99.36, 99.2, 99.45, 99.86, 100.9, 99.08, 99.33, 99.29, 99.47, 99.36, 99.47, 99.78, 99.31, 98.46, 98.97, 99.53, 99.14, 110.2, 99.84, 98.66, 98.5, 98.54, 98.39, 98.22, 98.47, 98.32, 98.05, 98.07, 97.97, 98.03, 98.04, 100.1, 96.34, 96.1, 96.1, 96.15, 96.22, 96.2, 96.38, 96.78, 96.94, 97.16, 97.48, 97.5], "y0": " ", "yaxis": "y"}, {"alignmentgroup": "True", "boxpoints": false, "hovertemplate": "Team=williams<br>Driver=%{x}<br>Lap time (s)=%{y}<extra></extra>", "legendgroup": "williams", "marker": {"color": "#64C4FF"}, "name": "williams", "notched": false, "offsetgroup": "williams", "orientation": "v", "showlegend": true, "type": "box", "x": ["SAI", "SAI", "SAI", "SAI", "SAI", "SAI", "SAI", "SAI", "SAI", "SAI", "SAI", "SAI", "SAI", "SAI", "SAI", "SAI", "SAI", "SAI", "SAI", "SAI", "SAI", "SAI", "SAI", "SAI", "SAI", "SAI", "SAI", "SAI", "SAI", "SAI", "SAI", "SAI", "SAI", "SAI", "SAI", "SAI", "SAI", "SAI", "SAI", "SAI", "SAI", "SAI", "SAI", "SAI", "SAI", "SAI", "SAI", "SAI", "SAI"], "x0": " ", "xaxis": "x", "y": [100.7, 99.99, 98.99, 99.75, 100.1, 100.6, 99.91, 100.5, 99.12, 99.43, 99.03, 98.66, 99.12, 99.4, 99.14, 100.2, 99.1, 98.96, 98.75, 98.71, 99.71, 98.67, 98.81, 98.51, 98.46, 98.34, 98.46, 98.76, 98.67, 98.74, 98.48, 98.5, 98.58, 98.36, 98.42, 98.27, 98.28, 98.27, 98.1, 98.03, 98.33, 98.02, 98.02, 99.03, 97.98, 98.42, 100.1, 98.25, 98.23], "y0": " ", "yaxis": "y"}], "layout": {"boxmode": "group", "height": 500, "legend": {"title": {"text": "Team"}, "tracegroupgap": 0}, "title": {"text": "Lap Time Distribution — Chinese Grand Prix (Round 2)"}, "xaxis": {"anchor": "y", "categoryarray": ["RUS", "ANT", "LEC", "HAM", "BEA", "GAS", "VER", "LAW", "HAD", "COL", "HUL", "OCO", "LIN", "SAI", "BOT", "PER", "ALO", "STR"], "categoryorder": "array", "domain": [0, 1], "tickangle": -45, "title": {"text": "Driver"}}, "yaxis": {"anchor": "x", "domain": [0, 1], "title": {"text": "Lap time (s)"}}}}
